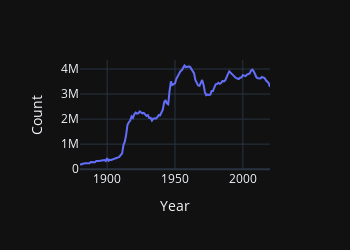

Notebook source saved alongside this figure:
### Code cell
px.line(counts_by_year, x='Year', y='Count', width=350, height=250)

### Figure 1 — Plotly figure (JSON) as saved in the notebook; plotly's stock layout.template omitted (floating-point values rounded to 4 significant figures; data arrays with more than 128 entries replaced by an {"elided": "..."} marker saying what was removed)
{"data": [{"hovertemplate": "Year=%{x}<br>Count=%{y}<extra></extra>", "legendgroup": "", "line": {"color": "#636efa", "dash": "solid"}, "marker": {"symbol": "circle"}, "mode": "lines", "name": "", "orientation": "v", "showlegend": false, "x": {"elided": "141 int values"}, "xaxis": "x", "y": {"elided": "141 int values"}, "yaxis": "y", "type": "scatter"}], "layout": {"xaxis": {"anchor": "y", "domain": [0.0, 1.0], "title": {"text": "Year"}}, "yaxis": {"anchor": "x", "domain": [0.0, 1.0], "title": {"text": "Count"}}, "legend": {"tracegroupgap": 0}, "margin": {"t": 60}, "height": 250, "width": 350}}
